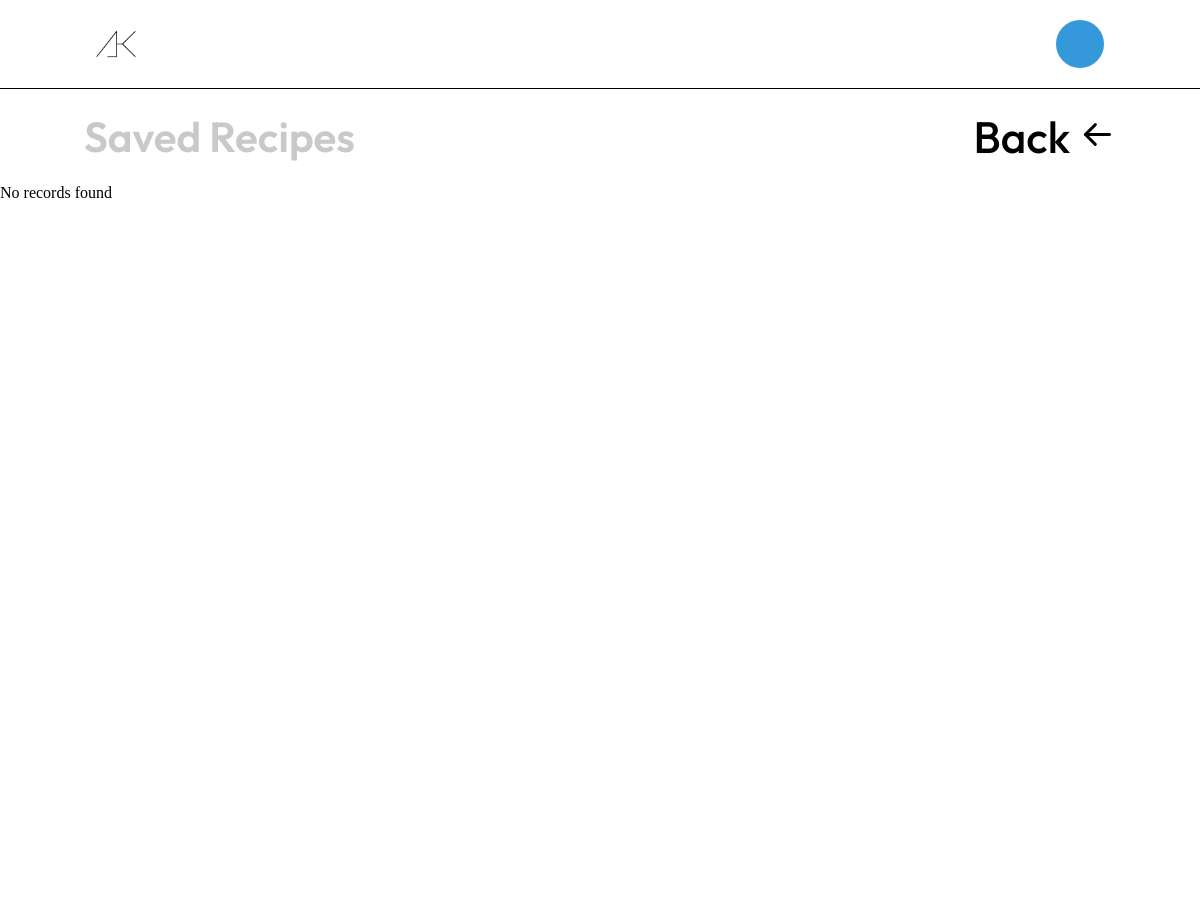
Page /savedrecipe.php?id=28 (upper part) on the earlier database version.
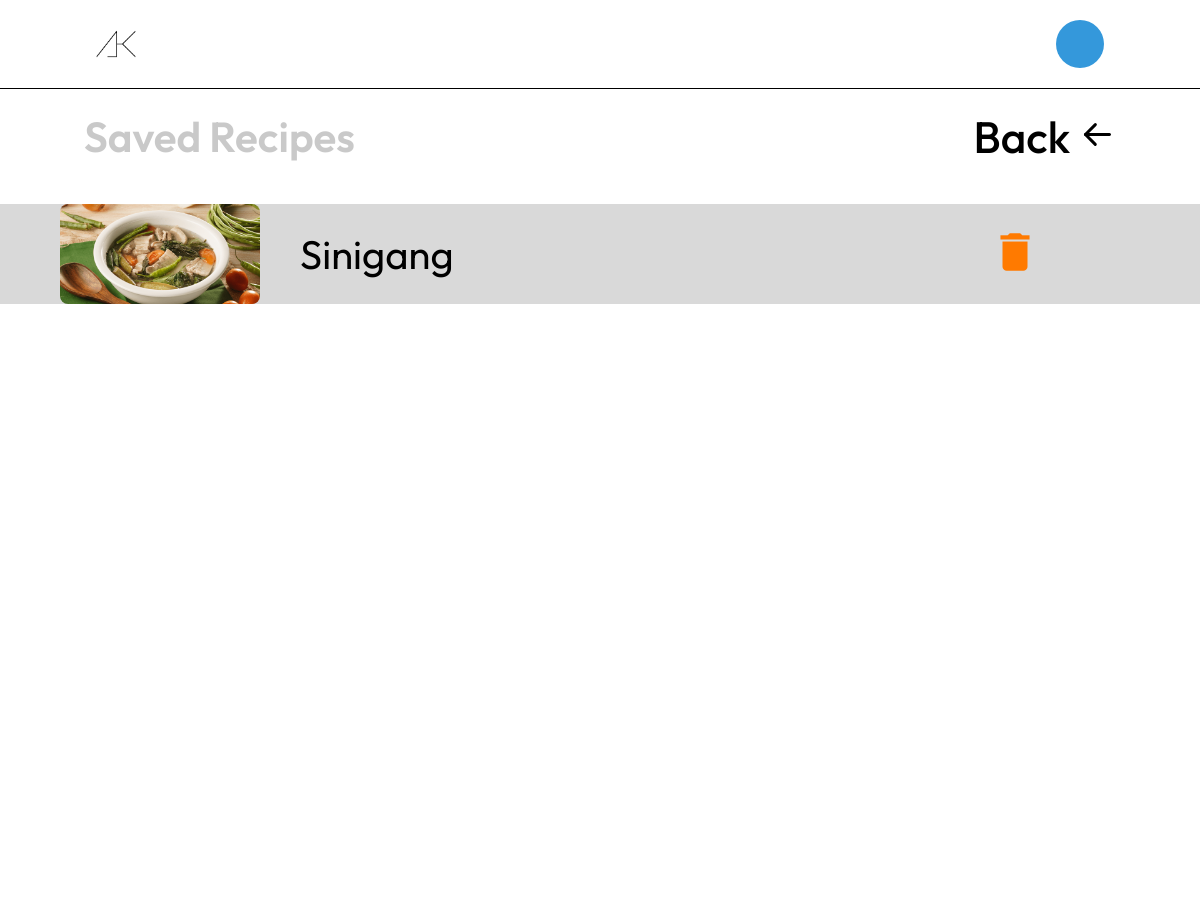
Same page on the later database version.
### tables this page shows
CREATE TABLE `recipes` (
  `id` int(11) NOT NULL,
  `title` varchar(255) NOT NULL,
  `category` varchar(20) NOT NULL,
  `description` text NOT NULL,
  `steps` text NOT NULL,
  `url_dish` varchar(10000) NOT NULL,
  `creator` varchar(100) NOT NULL,
  `user_id` varchar(100) NOT NULL
);

### savedrecipe.php (the view, shortened to what this page needs)
<?php
include(__DIR__ . '/pagesPHP/connection.php');
?>
<!DOCTYPE html>
<html lang="en">
<head>
    <link rel="stylesheet" href="./style/homepage.css" />
</head>
<body>
    <nav class="navbar">
        <img class="logo" src="../assets/Logo.png" alt="" />
        <div class="navbar-links">
            <ul>
                <div class="dropdown">
                    <button onclick="myFunction()" class="dropbtn"></button>
                </div>
            </ul>
        </div>
    </nav>
    <section class="banner-sec">
        <h1 class="saved-recipe-title">Saved Recipes</h1>
        <a class="back-saved-recipe" href="homepage.php">Back
        </a>
    </section>
    <section class="saved-recipe-data">
        <?php
        try {
            if (isset($_GET['id'])) {
                $user_id = $_GET['id'];
                $query = "SELECT recipes.id AS recipe_id, recipes.title, recipes.url_dish, recipes.creator
                FROM savedrecipe
                INNER JOIN recipes ON savedrecipe.recipe_id = recipes.id
                WHERE savedrecipe.user_id = :user_id";
                $stmt = $pdo->prepare($query);
                $data = [
                    ":user_id" => $user_id
                ];
                $stmt->execute($data);
                $result = $stmt->fetchAll(PDO::FETCH_ASSOC);
                if ($result) {
                    foreach ($result as $row) {
        ?>
                        <div style=" background-color:#D9D9D9; margin-top: 20px;width:100%; display:flex; justify-content:space-between; align-items:center; margin-bottom: 10px">
                            <div style="margin-left:5%;  display: flex; align-items:center;  ">
                                <img style="margin-right:40px" class="responsive-image" src="uploads/<?= $row['url_dish']; ?>" alt="Recipe Image">
                                <a href="recipe.php?id=<?= $row['recipe_id'] ?>" style="font-family: Outfit; font-size: 2.5rem; color:black"><?= $row['title'] ?></a>
                            </div>
                            <form action="code.php" method="POST">
                                <button style=" margin-right:160px; background-color:transparent; border:none" type="submit" value="<?= $row['recipe_id']; ?>" name="remove_recipe" class="btn btn-danger"><i style="font-size: 50px; color:#FF7A00" class="large material-icons ">delete</i></button>
                            </form>
                        </div>
                    <?php
                    }
                } else {
                    ?>
                    <p>No records found</p>
        <?php
                }
            } else {
                echo "User ID is not set.";
            }
        } catch (PDOException $e) {
            echo "Error: " . $e->getMessage();
        }
        ?>
    </section>
</body>
</html>

Differences in the rows shown:
added recipes: url_dish (picture), title "Sinigang", $row['recipe_id'] 52 (drawn)
Other differences:
text no longer shown: "No records found"
